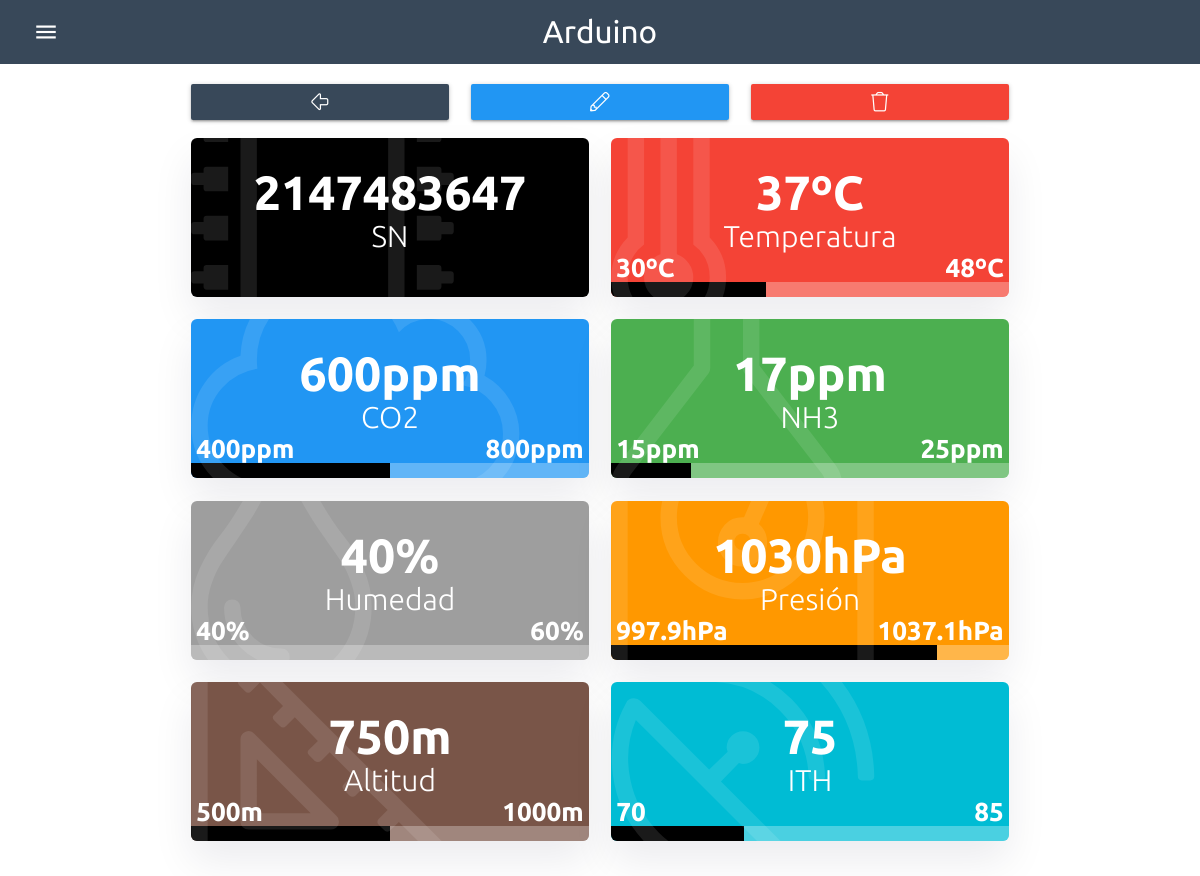
The page /ino.php?id=1 (signed in) on the database its author committed.
### tables this page shows
CREATE TABLE `tfg_gases`  (
  `ID` int(11) NOT NULL AUTO_INCREMENT,
  `FechaHora` timestamp(6) NULL DEFAULT current_timestamp(6),
  `SN` int(11) NULL DEFAULT NULL,
  `CO2` float NULL DEFAULT NULL,
  `NH3` float NULL DEFAULT NULL,
  `humedad` float NULL DEFAULT NULL,
  `presion` float NULL DEFAULT NULL,
  `temperatura` float NULL DEFAULT NULL,
  `altitud` float NULL DEFAULT NULL,
  `ITH` float NULL DEFAULT NULL,
  `mail` enum('yes','no') NULL DEFAULT 'no',
  PRIMARY KEY (`ID`) USING BTREE
);

### inc/config.php (called while the page is built)
<?php
    $url = "http://127.0.0.1";
    $name = "Arduino";
    $settings = [
        'arduino' => [
            'temperatura' => [
                'min' => '30',
                'max' => '48',
                'symbol' => 'ºC'
            ],
            'CO2' => [
                'min' => '400',
                'max' => '800',
                'symbol' => 'ppm'
            ],
            'NH3' => [
                'min' => '15',
                'max' => '25',
                'symbol' => 'ppm'
            ],
            'humedad' => [
                'min' => '40',
                'max' => '60',
                'symbol' => '%'
            ],
            'presion' => [
                'min' => '997.9',
                'max' => '1037.1',
                'symbol' => 'hPa'
            ],
            'altitud' => [
                'min' => '500',
                'max' => '1000',
                'symbol' => 'm'
            ],
            'ITH' => [
                'min' => '70',
                'max' => '85',
                'symbol' => ''
            ]
        ],
        'email' => [
            'server' => [
                'host' => '',
                'port' => '',
                'name' => $name,
                'username' => '',
                'password' => ''
            ],
            'receptor' => [
                'name' => '',
                'username' => ''
            ]
        ]
    ];
?>

### ino.php (the view, shortened to what this page needs)
<?php
    require 'header.php';
    $get = htmlspecialchars(filter_var($_GET['id'], FILTER_SANITIZE_STRING));
    $rp = $conn->query("SELECT * FROM tfg_gases WHERE ID='$get'");$g = $rp->fetch_array();
?>
<main>
<div class="container">
  <div class="row">
    <div class="col s12 m4">
      <a class="btn default-background" style="width: 100%;margin-bottom: 10px;" href="<?php echo $url; ?>/home.php"><i class="fal fa-arrow-alt-left"></i></a>
    </div>
    <div class="col s6 m4">
      <a class="btn blue modal-trigger" style="width: 100%;margin-bottom: 10px;" href="#modal1"><i class="fal fa-pencil"></i></a>
    </div>
    <div class="col s6 m4">
      <form id="delete" method="POST" autocomplete="off" action="<?php echo $url; ?>/enviar.php?formulario=delete&g=<?php echo $g['ID']; ?>">
        <button type="submit" class="btn red" style="width: 100%;margin-bottom: 10px;"><i class="fal fa-trash"></i></button>
      </form>
    </div>
    <div class="col s12 m6">
        <div class="card stats white-text black">
          <i class="icono fal fa-microchip"></i>
          <div class="card-content">
            <span class="card-title titl" style="padding: 38px 0px 0px 0px;"><?php echo $g['SN']; ?></span>
            <span class="card-title period" style="line-height: 15px;">SN<br><br></span>
          </div>
        </div>
    </div>
    <div class="col s12 m6">
        <div class="card stats white-text red">
          <i class="icono fal fa-temperature-high"></i>
          <div class="card-content">
            <span  class="card-title titl" style="padding: 38px 0px 0px 0px;"><b id="temperatura_txt"><?php echo $g['temperatura']; ?></b><?php echo $settings['arduino']['temperatura']['symbol']; ?></span>
            <span class="card-title period" style="line-height: 15px;">Temperatura<br><br></span>
          </div>
          <div class="left min"><?php echo $settings['arduino']['temperatura']['min']; ?><?php echo $settings['arduino']['temperatura']['symbol']; ?></div>
          <div class="right max"><?php echo $settings['arduino']['temperatura']['max']; ?><?php echo $settings['arduino']['temperatura']['symbol']; ?></div>
          <div class="progress">
              <div id="temperatura" class="determinate" style="width: <?php echo (($g['temperatura']-$settings['arduino']['temperatura']['min'])*100)/($settings['arduino']['temperatura']['max']-$settings['arduino']['temperatura']['min']); ?>%"></div>
          </div>
        </div>
    </div>
    <div class="col s12 m6">
        <div class="card stats white-text blue">
          <i class="icono fal fa-cloud"></i>
          <div class="card-content">
            <span class="card-title titl" style="padding: 38px 0px 0px 0px;"><b id="CO2_txt"><?php echo $g['CO2']; ?></b><?php echo $settings['arduino']['CO2']['symbol']; ?></span>
            <span class="card-title period" style="line-height: 15px;">CO2<br><br></span>
          </div>
          <div class="left min"><?php echo $settings['arduino']['CO2']['min']; ?><?php echo $settings['arduino']['CO2']['symbol']; ?></div>
          <div class="right max"><?php echo $settings['arduino']['CO2']['max']; ?><?php echo $settings['arduino']['CO2']['symbol']; ?></div>
          <div class="progress">
              <div id="CO2" class="determinate" style="width: <?php echo (($g['CO2']-$settings['arduino']['CO2']['min'])*100)/($settings['arduino']['CO2']['max']-$settings['arduino']['CO2']['min']); ?>%"></div>
          </div>
        </div>
    </div>
    <div class="col s12 m6">
        <div class="card stats white-text green">
          <i class="icono fal fa-flask"></i>
          <div class="card-content">
            <span class="card-title titl" style="padding: 38px 0px 0px 0px;"><b id="NH3_txt"><?php echo $g['NH3']; ?></b><?php echo $settings['arduino']['NH3']['symbol']; ?></span>
            <span class="card-title period" style="line-height: 15px;">NH3<br><br></span>
          </div>
          <div class="left min"><?php echo $settings['arduino']['NH3']['min']; ?><?php echo $settings['arduino']['NH3']['symbol']; ?></div>
          <div class="right max"><?php echo $settings['arduino']['NH3']['max']; ?><?php echo $settings['arduino']['NH3']['symbol']; ?></div>
          <div class="progress">
              <div id="NH3" class="determinate" style="width: <?php echo (($g['NH3']-$settings['arduino']['NH3']['min'])*100)/($settings['arduino']['NH3']['max']-$settings['arduino']['NH3']['min']); ?>%"></div>
          </div>
        </div>
    </div>
    <div class="col s12 m6">
        <div class="card stats white-text grey">
          <i class="icono fal fa-tint"></i>
          <div class="card-content">
            <span class="card-title titl" style="padding: 38px 0px 0px 0px;"><b id="humedad_txt"><?php echo $g['humedad']; ?></b><?php echo $settings['arduino']['humedad']['symbol']; ?></span>
            <span class="card-title period" style="line-height: 15px;">Humedad<br><br></span>
          </div>
          <div class="left min"><?php echo $settings['arduino']['humedad']['min']; ?><?php echo $settings['arduino']['humedad']['symbol']; ?></div>
          <div class="right max"><?php echo $settings['arduino']['humedad']['max']; ?><?php echo $settings['arduino']['humedad']['symbol']; ?></div>
          <div class="progress">
          </div>
        </div>
    </div>
    <div class="col s12 m6">
        <div class="card stats white-text orange">
          <i class="icono fal fa-weight"></i>
          <div class="card-content">
            <span class="card-title titl" style="padding: 38px 0px 0px 0px;"><b id="presion_txt"><?php echo $g['presion']; ?></b><?php echo $settings['arduino']['presion']['symbol']; ?></span>
            <span class="card-title period" style="line-height: 15px;">Presión<br><br></span>
          </div>
          <div class="left min"><?php echo $settings['arduino']['presion']['min']; ?><?php echo $settings['arduino']['presion']['symbol']; ?></div>
          <div class="right max"><?php echo $settings['arduino']['presion']['max']; ?><?php echo $settings['arduino']['presion']['symbol']; ?></div>
          <div class="progress">
              <div id="presion" class="determinate" style="width: <?php echo (($g['presion']-$settings['arduino']['presion']['min'])*100)/($settings['arduino']['presion']['max']-$settings['arduino']['presion']['min']); ?>%"></div>
          </div>
        </div>
    </div>
    <div class="col s12 m6">
        <div class="card stats white-text brown">
          <i class="icono fal fa-ruler-triangle"></i>
          <div class="card-content">
            <span class="card-title titl" style="padding: 38px 0px 0px 0px;"><b id="altitud_txt"><?php echo $g['altitud']; ?></b><?php echo $settings['arduino']['altitud']['symbol']; ?></span>
            <span class="card-title period" style="line-height: 15px;">Altitud<br><br></span>
          </div>
          <div class="left min"><?php echo $settings['arduino']['altitud']['min']; ?><?php echo $settings['arduino']['altitud']['symbol']; ?></div>
          <div class="right max"><?php echo $settings['arduino']['altitud']['max']; ?><?php echo $settings['arduino']['altitud']['symbol']; ?></div>
          <div class="progress">
              <div id="altitud" class="determinate" style="width: <?php echo (($g['altitud']-$settings['arduino']['altitud']['min'])*100)/($settings['arduino']['altitud']['max']-$settings['arduino']['altitud']['min']); ?>%"></div>
          </div>
        </div>
    </div>
    <div class="col s12 m6">
        <div class="card stats white-text cyan">
          <i class="icono fal fa-satellite-dish"></i>
          <div class="card-content">
            <span class="card-title titl" style="padding: 38px 0px 0px 0px;"><b id="ITH_txt"><?php echo $g['ITH']; ?></b><?php echo $settings['arduino']['ITH']['symbol']; ?></span>
            <span class="card-title period" style="line-height: 15px;">ITH<br><br></span>
          </div>
          <div class="left min"><?php echo $settings['arduino']['ITH']['min']; ?><?php echo $settings['arduino']['ITH']['symbol']; ?></div>
          <div class="right max"><?php echo $settings['arduino']['ITH']['max']; ?><?php echo $settings['arduino']['ITH']['symbol']; ?></div>
          <div class="progress">
              <div id="ITH" class="determinate" style="width: <?php echo (($g['ITH']-$settings['arduino']['ITH']['min'])*100)/($settings['arduino']['ITH']['max']-$settings['arduino']['ITH']['min']); ?>%"></div>
          </div>
        </div>
    </div>
  </div>
</div>
</main>

### assets/css/all.css (style rules this page uses)
.fa,.fab,.fal,.far,.fas { -moz-osx-font-smoothing:grayscale;-webkit-font-smoothing:antialiased;display:inline-block;font-style:normal;font-variant:normal;text-rendering:auto;line-height:1 }
.fa-arrow-alt-left:before { content:"\f355" }
.fa-cloud:before { content:"\f0c2" }
.fa-flask:before { content:"\f0c3" }
.fa-microchip:before { content:"\f2db" }
.fa-pencil:before { content:"\f040" }
.fa-ruler-triangle:before { content:"\f61c" }
.fa-satellite-dish:before { content:"\f7c0" }

### assets/css/style.css (style rules this page uses)
body { color: #333333; font-size: 16px; font-family: "Ubuntu", sans-serif !important; }
a { color: #384859; }
.card { box-shadow: 0px 5px 20px 0px rgb(0 0 0 / 0.15); border-radius: 4px; }
.default-background { background-color: #384859 !important; color: #fff !important; }
.card.stats { color: #2b2b2b; border-radius: 6px; box-shadow: 0px 20px 40px 0px rgba(12, 0, 46, 0.08); padding: 0px; overflow: hidden; }
.card.stats .icono { font-size: 10rem; position: absolute; color: rgb(255 255 255 / 10%); zoom: 1.75; line-height: 50%; z-index: 1; }
.card.stats .card-content { padding: 0px; }
.card.stats .card-title.titl { font-weight: bold; font-size: 3em; padding: 50px 0px 0px 0px; text-align: center; margin-bottom: 21px; }
.card.stats .card-title.period { padding: 0px 0px 30px 0px; text-align: center; font-weight: 300; font-size: 2rem; }
.progress { height: 20px; margin-top: -15px; position: absolute; border-radius: 0px; background-color: rgb(255 255 255 / 29%); }
.progress .determinate { background-color: #000; }
.min { margin-top: -49px; font-weight: bold; font-size: 26px; margin-left: 5px; }
.max { margin-top: -49px; font-weight: bold; font-size: 26px; margin-right: 5px; }

### rows shown on the page
tfg_gases: SN "2147483647", temperatura "37", CO2 "600", NH3 "17", humedad "40", presion "1030", altitud "750", ITH "75"

### other values the page prints
$name "Arduino"
$settings['arduino']['temperatura']['symbol'] "ºC"
$settings['arduino']['temperatura']['min'] "30"
$settings['arduino']['temperatura']['max'] "48"
$settings['arduino']['CO2']['symbol'] "ppm"
$settings['arduino']['CO2']['min'] "400"
$settings['arduino']['CO2']['max'] "800"
$settings['arduino']['NH3']['symbol'] "ppm"
$settings['arduino']['NH3']['min'] "15"
$settings['arduino']['NH3']['max'] "25"
$settings['arduino']['humedad']['symbol'] "%"
$settings['arduino']['humedad']['min'] "40"
$settings['arduino']['humedad']['max'] "60"
$settings['arduino']['presion']['symbol'] "hPa"
$settings['arduino']['presion']['min'] "997.9"
